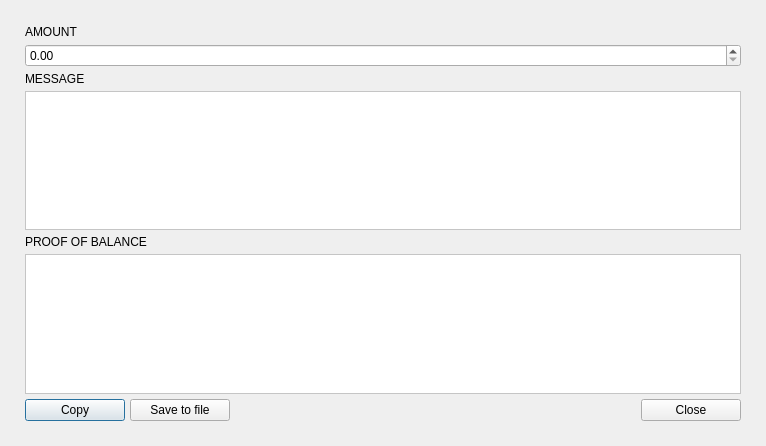
<?xml version="1.0" encoding="UTF-8"?>
<ui version="4.0">
 <class>BalanceProofDialog</class>
 <widget class="QDialog" name="BalanceProofDialog">
  <property name="geometry">
   <rect>
    <x>0</x>
    <y>0</y>
    <width>766</width>
    <height>446</height>
   </rect>
  </property>
  <property name="minimumSize">
   <size>
    <width>600</width>
    <height>150</height>
   </size>
  </property>
  <property name="maximumSize">
   <size>
    <width>16777215</width>
    <height>16777215</height>
   </size>
  </property>
  <property name="windowTitle">
   <string>Get proof of balance</string>
  </property>
  <property name="windowIcon">
   <iconset>
    <normaloff>:/images/cryptonote</normaloff>:/images/cryptonote</iconset>
  </property>
  <layout class="QGridLayout" name="gridLayout">
   <property name="leftMargin">
    <number>25</number>
   </property>
   <property name="topMargin">
    <number>25</number>
   </property>
   <property name="rightMargin">
    <number>25</number>
   </property>
   <property name="bottomMargin">
    <number>25</number>
   </property>
   <property name="spacing">
    <number>5</number>
   </property>
   <item row="1" column="0">
    <widget class="QDoubleSpinBox" name="m_amountSpin">
     <property name="locale">
      <locale language="English" country="UnitedStates"/>
     </property>
     <property name="decimals">
      <number>2</number>
     </property>
     <property name="minimum">
      <double>0.000000000000000</double>
     </property>
     <property name="maximum">
      <double>2618000000.000000000000000</double>
     </property>
     <property name="value">
      <double>0.000000000000000</double>
     </property>
    </widget>
   </item>
   <item row="4" column="0">
    <widget class="QLabel" name="label_3">
     <property name="text">
      <string>PROOF OF BALANCE</string>
     </property>
    </widget>
   </item>
   <item row="2" column="0">
    <widget class="QLabel" name="label_2">
     <property name="text">
      <string>MESSAGE</string>
     </property>
    </widget>
   </item>
   <item row="3" column="0">
    <widget class="QTextEdit" name="m_messageEdit">
     <property name="sizePolicy">
      <sizepolicy hsizetype="Expanding" vsizetype="MinimumExpanding">
       <horstretch>0</horstretch>
       <verstretch>0</verstretch>
      </sizepolicy>
     </property>
     <property name="minimumSize">
      <size>
       <width>0</width>
       <height>100</height>
      </size>
     </property>
     <property name="baseSize">
      <size>
       <width>0</width>
       <height>0</height>
      </size>
     </property>
     <property name="styleSheet">
      <string notr="true">background-color: white;</string>
     </property>
    </widget>
   </item>
   <item row="5" column="0">
    <widget class="QTextEdit" name="m_signatureEdit">
     <property name="sizePolicy">
      <sizepolicy hsizetype="Expanding" vsizetype="Preferred">
       <horstretch>0</horstretch>
       <verstretch>0</verstretch>
      </sizepolicy>
     </property>
     <property name="minimumSize">
      <size>
       <width>0</width>
       <height>25</height>
      </size>
     </property>
     <property name="baseSize">
      <size>
       <width>0</width>
       <height>0</height>
      </size>
     </property>
     <property name="styleSheet">
      <string notr="true">background-color: white;</string>
     </property>
     <property name="readOnly">
      <bool>true</bool>
     </property>
    </widget>
   </item>
   <item row="6" column="0">
    <layout class="QHBoxLayout" name="m_proofHorizontalLayout">
     <item>
      <widget class="WalletGui::WalletNormalBlueButton" name="m_copyProofButton">
       <property name="minimumSize">
        <size>
         <width>100</width>
         <height>0</height>
        </size>
       </property>
       <property name="text">
        <string>Copy</string>
       </property>
      </widget>
     </item>
     <item>
      <widget class="WalletGui::WalletNormalBlueButton" name="m_saveProofButton">
       <property name="minimumSize">
        <size>
         <width>100</width>
         <height>0</height>
        </size>
       </property>
       <property name="text">
        <string>Save to file</string>
       </property>
      </widget>
     </item>
     <item>
      <spacer name="horizontalSpacer">
       <property name="orientation">
        <enum>Qt::Horizontal</enum>
       </property>
       <property name="sizeHint" stdset="0">
        <size>
         <width>40</width>
         <height>20</height>
        </size>
       </property>
      </spacer>
     </item>
     <item>
      <widget class="WalletGui::WalletNormalBlueButton" name="m_proofCloseButton">
       <property name="minimumSize">
        <size>
         <width>100</width>
         <height>0</height>
        </size>
       </property>
       <property name="text">
        <string>Close</string>
       </property>
      </widget>
     </item>
    </layout>
   </item>
   <item row="0" column="0">
    <widget class="QLabel" name="label">
     <property name="text">
      <string>AMOUNT</string>
     </property>
    </widget>
   </item>
  </layout>
 </widget>
 <customwidgets>
  <customwidget>
   <class>WalletGui::WalletNormalBlueButton</class>
   <extends>QPushButton</extends>
   <header>Gui/Common/WalletBlueButton.h</header>
  </customwidget>
 </customwidgets>
 <resources>
  <include location="../../resources.qrc"/>
 </resources>
 <connections>
  <connection>
   <sender>m_proofCloseButton</sender>
   <signal>clicked()</signal>
   <receiver>BalanceProofDialog</receiver>
   <slot>accept()</slot>
   <hints>
    <hint type="sourcelabel">
     <x>622</x>
     <y>274</y>
    </hint>
    <hint type="destinationlabel">
     <x>333</x>
     <y>149</y>
    </hint>
   </hints>
  </connection>
  <connection>
   <sender>m_messageEdit</sender>
   <signal>textChanged()</signal>
   <receiver>BalanceProofDialog</receiver>
   <slot>genProof()</slot>
   <hints>
    <hint type="sourcelabel">
     <x>312</x>
     <y>102</y>
    </hint>
    <hint type="destinationlabel">
     <x>312</x>
     <y>164</y>
    </hint>
   </hints>
  </connection>
  <connection>
   <sender>m_amountSpin</sender>
   <signal>valueChanged(double)</signal>
   <receiver>BalanceProofDialog</receiver>
   <slot>genProof()</slot>
   <hints>
    <hint type="sourcelabel">
     <x>382</x>
     <y>37</y>
    </hint>
    <hint type="destinationlabel">
     <x>382</x>
     <y>222</y>
    </hint>
   </hints>
  </connection>
  <connection>
   <sender>m_copyProofButton</sender>
   <signal>clicked()</signal>
   <receiver>BalanceProofDialog</receiver>
   <slot>copyProof()</slot>
   <hints>
    <hint type="sourcelabel">
     <x>55</x>
     <y>424</y>
    </hint>
    <hint type="destinationlabel">
     <x>382</x>
     <y>222</y>
    </hint>
   </hints>
  </connection>
  <connection>
   <sender>m_saveProofButton</sender>
   <signal>clicked()</signal>
   <receiver>BalanceProofDialog</receiver>
   <slot>saveProof()</slot>
   <hints>
    <hint type="sourcelabel">
     <x>145</x>
     <y>424</y>
    </hint>
    <hint type="destinationlabel">
     <x>382</x>
     <y>222</y>
    </hint>
   </hints>
  </connection>
 </connections>
</ui>
